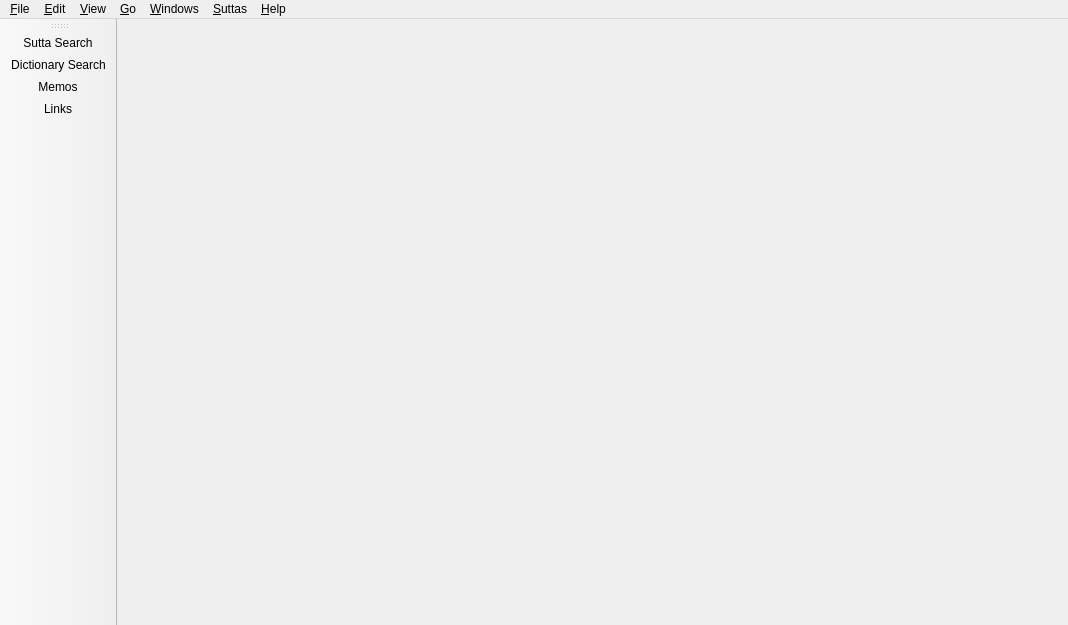
<?xml version="1.0" encoding="UTF-8"?>
<ui version="4.0">
 <class>SuttaStudyWindow</class>
 <widget class="QMainWindow" name="SuttaStudyWindow">
  <property name="geometry">
   <rect>
    <x>0</x>
    <y>0</y>
    <width>1068</width>
    <height>625</height>
   </rect>
  </property>
  <property name="baseSize">
   <size>
    <width>800</width>
    <height>600</height>
   </size>
  </property>
  <property name="windowTitle">
   <string>Sutta Study - Simsapa</string>
  </property>
  <widget class="QWidget" name="central_widget">
   <layout class="QHBoxLayout" name="horizontalLayout_2">
    <item>
     <layout class="QVBoxLayout" name="main_layout"/>
    </item>
   </layout>
  </widget>
  <widget class="QMenuBar" name="menubar">
   <property name="geometry">
    <rect>
     <x>0</x>
     <y>0</y>
     <width>1068</width>
     <height>25</height>
    </rect>
   </property>
   <widget class="QMenu" name="menu_File">
    <property name="title">
     <string>&amp;File</string>
    </property>
    <addaction name="action_Open"/>
    <addaction name="action_Close_Window"/>
    <addaction name="action_Re_index_database"/>
    <addaction name="action_Re_download_database"/>
    <addaction name="separator"/>
    <addaction name="action_Quit"/>
   </widget>
   <widget class="QMenu" name="menu_Edit">
    <property name="title">
     <string>&amp;Edit</string>
    </property>
    <addaction name="action_Copy"/>
    <addaction name="action_Paste"/>
    <addaction name="action_Find_in_Page"/>
    <addaction name="action_Focus_Search_Input"/>
    <addaction name="action_Lookup_Selection_in_Dictionary"/>
    <addaction name="action_Lookup_Clipboard_in_Suttas"/>
    <addaction name="action_Lookup_Clipboard_in_Dictionary"/>
   </widget>
   <widget class="QMenu" name="menu_Windows">
    <property name="title">
     <string>&amp;Windows</string>
    </property>
    <addaction name="action_Sutta_Search"/>
    <addaction name="action_Sutta_Study"/>
    <addaction name="action_Dictionary_Search"/>
    <addaction name="action_Show_Word_Scan_Popup"/>
    <addaction name="action_Bookmarks"/>
    <addaction name="action_Pali_Courses"/>
    <addaction name="action_Dictionaries_Manager"/>
    <addaction name="action_Document_Reader"/>
    <addaction name="action_Library"/>
    <addaction name="action_Ebook_Reader"/>
    <addaction name="action_Memos"/>
    <addaction name="action_Links"/>
    <addaction name="action_First_Window_on_Startup"/>
    <addaction name="action_Show_Toolbar"/>
    <addaction name="action_Link_Preview"/>
   </widget>
   <widget class="QMenu" name="menu_Help">
    <property name="title">
     <string>&amp;Help</string>
    </property>
    <addaction name="action_Search_Query_Terms"/>
    <addaction name="action_Notify_About_Updates"/>
    <addaction name="action_Website"/>
    <addaction name="action_About"/>
   </widget>
   <widget class="QMenu" name="menu_Suttas">
    <property name="title">
     <string>&amp;Suttas</string>
    </property>
    <addaction name="action_Select_Sutta_Authors"/>
    <addaction name="action_Show_Related_Suttas"/>
    <addaction name="action_Show_Translation_and_Pali_Line_by_Line"/>
    <addaction name="action_Show_All_Variant_Readings"/>
    <addaction name="action_Show_Bookmarks"/>
   </widget>
   <widget class="QMenu" name="menu_Go">
    <property name="title">
     <string>&amp;Go</string>
    </property>
    <addaction name="action_Search_As_You_Type"/>
    <addaction name="action_Search_Completion"/>
    <addaction name="action_Previous_Result"/>
    <addaction name="action_Next_Result"/>
    <addaction name="action_Previous_Tab"/>
    <addaction name="action_Next_Tab"/>
   </widget>
   <widget class="QMenu" name="menu_View">
    <property name="title">
     <string>&amp;View</string>
    </property>
    <addaction name="action_Reload_Page"/>
    <addaction name="action_Increase_Text_Size"/>
    <addaction name="action_Decrease_Text_Size"/>
    <addaction name="action_Increase_Text_Margins"/>
    <addaction name="action_Decrease_Text_Margins"/>
   </widget>
   <addaction name="menu_File"/>
   <addaction name="menu_Edit"/>
   <addaction name="menu_View"/>
   <addaction name="menu_Go"/>
   <addaction name="menu_Windows"/>
   <addaction name="menu_Suttas"/>
   <addaction name="menu_Help"/>
  </widget>
  <widget class="QToolBar" name="toolBar">
   <property name="windowTitle">
    <string>toolBar</string>
   </property>
   <attribute name="toolBarArea">
    <enum>LeftToolBarArea</enum>
   </attribute>
   <attribute name="toolBarBreak">
    <bool>false</bool>
   </attribute>
   <addaction name="action_Sutta_Search"/>
   <addaction name="action_Dictionary_Search"/>
   <addaction name="action_Memos"/>
   <addaction name="action_Links"/>
  </widget>
  <action name="action_Copy">
   <property name="text">
    <string>&amp;Copy</string>
   </property>
   <property name="shortcut">
    <string>Ctrl+C</string>
   </property>
  </action>
  <action name="action_Paste">
   <property name="text">
    <string>&amp;Paste</string>
   </property>
   <property name="shortcut">
    <string>Ctrl+V</string>
   </property>
  </action>
  <action name="action_Quit">
   <property name="icon">
    <iconset resource="../icons.qrc">
     <normaloff>:/close</normaloff>:/close</iconset>
   </property>
   <property name="text">
    <string>&amp;Quit</string>
   </property>
   <property name="shortcut">
    <string>Ctrl+Q</string>
   </property>
  </action>
  <action name="action_Sutta_Search">
   <property name="icon">
    <iconset resource="../icons.qrc">
     <normaloff>:/book</normaloff>:/book</iconset>
   </property>
   <property name="text">
    <string>&amp;Sutta Search</string>
   </property>
   <property name="shortcut">
    <string>F5</string>
   </property>
  </action>
  <action name="action_Dictionary_Search">
   <property name="icon">
    <iconset resource="../icons.qrc">
     <normaloff>:/dictionary</normaloff>:/dictionary</iconset>
   </property>
   <property name="text">
    <string>&amp;Dictionary Search</string>
   </property>
   <property name="shortcut">
    <string>F6</string>
   </property>
  </action>
  <action name="action_About">
   <property name="text">
    <string>&amp;About</string>
   </property>
  </action>
  <action name="action_Website">
   <property name="text">
    <string>&amp;Website</string>
   </property>
  </action>
  <action name="action_Close_Window">
   <property name="text">
    <string>&amp;Close Window</string>
   </property>
  </action>
  <action name="action_Open">
   <property name="text">
    <string>&amp;Open...</string>
   </property>
   <property name="shortcut">
    <string>Ctrl+O</string>
   </property>
  </action>
  <action name="action_Document_Reader">
   <property name="text">
    <string>D&amp;ocument Reader</string>
   </property>
   <property name="toolTip">
    <string>Document Reader</string>
   </property>
   <property name="shortcut">
    <string>F7</string>
   </property>
  </action>
  <action name="action_Library">
   <property name="text">
    <string>&amp;Library</string>
   </property>
   <property name="shortcut">
    <string>F8</string>
   </property>
  </action>
  <action name="action_Memos">
   <property name="icon">
    <iconset resource="../icons.qrc">
     <normaloff>:/pen-fancy</normaloff>:/pen-fancy</iconset>
   </property>
   <property name="text">
    <string>&amp;Memos</string>
   </property>
   <property name="toolTip">
    <string>Memos</string>
   </property>
   <property name="shortcut">
    <string>F9</string>
   </property>
  </action>
  <action name="action_Dictionaries_Manager">
   <property name="text">
    <string>Dictionaries &amp;Manager</string>
   </property>
   <property name="shortcut">
    <string>F10</string>
   </property>
  </action>
  <action name="action_Links">
   <property name="icon">
    <iconset resource="../icons.qrc">
     <normaloff>:/diagram</normaloff>:/diagram</iconset>
   </property>
   <property name="text">
    <string>&amp;Links</string>
   </property>
   <property name="shortcut">
    <string>F11</string>
   </property>
  </action>
  <action name="action_Search_Query_Terms">
   <property name="text">
    <string>Search Query Terms</string>
   </property>
  </action>
  <action name="action_Lookup_Clipboard_in_Suttas">
   <property name="text">
    <string>&amp;Lookup Clipboard in Suttas</string>
   </property>
   <property name="shortcut">
    <string>Ctrl+Shift+S</string>
   </property>
   <property name="shortcutContext">
    <enum>Qt::ApplicationShortcut</enum>
   </property>
  </action>
  <action name="action_Select_Sutta_Authors">
   <property name="text">
    <string>&amp;Select Sutta Authors...</string>
   </property>
  </action>
  <action name="action_Re_index_database">
   <property name="text">
    <string>Re-index database...</string>
   </property>
  </action>
  <action name="action_Re_download_database">
   <property name="text">
    <string>Re-download database...</string>
   </property>
  </action>
  <action name="action_Notify_About_Updates">
   <property name="checkable">
    <bool>true</bool>
   </property>
   <property name="checked">
    <bool>true</bool>
   </property>
   <property name="text">
    <string>Notify About Updates</string>
   </property>
  </action>
  <action name="action_Lookup_Clipboard_in_Dictionary">
   <property name="text">
    <string>&amp;Lookup Clipboard in Dictionary</string>
   </property>
   <property name="shortcut">
    <string>Ctrl+Shift+G</string>
   </property>
   <property name="shortcutContext">
    <enum>Qt::ApplicationShortcut</enum>
   </property>
  </action>
  <action name="action_Show_Toolbar">
   <property name="checkable">
    <bool>true</bool>
   </property>
   <property name="text">
    <string>Show Toolbar</string>
   </property>
  </action>
  <action name="action_First_Window_on_Startup">
   <property name="text">
    <string>First Window on Startup...</string>
   </property>
  </action>
  <action name="action_Focus_Search_Input">
   <property name="text">
    <string>Focus Search Input</string>
   </property>
   <property name="shortcut">
    <string>Ctrl+L</string>
   </property>
  </action>
  <action name="action_Find_in_Page">
   <property name="text">
    <string>Find in Page...</string>
   </property>
   <property name="shortcut">
    <string>Ctrl+F</string>
   </property>
  </action>
  <action name="action_Show_Word_Scan_Popup">
   <property name="checkable">
    <bool>true</bool>
   </property>
   <property name="text">
    <string>Show Word Scan Popup</string>
   </property>
   <property name="shortcut">
    <string>Ctrl+F6</string>
   </property>
  </action>
  <action name="action_Show_Related_Suttas">
   <property name="checkable">
    <bool>true</bool>
   </property>
   <property name="text">
    <string>Show Related Suttas</string>
   </property>
  </action>
  <action name="action_Next_Result">
   <property name="text">
    <string>Next Result</string>
   </property>
   <property name="shortcut">
    <string>Ctrl+Down</string>
   </property>
  </action>
  <action name="action_Previous_Result">
   <property name="text">
    <string>Previous Result</string>
   </property>
   <property name="shortcut">
    <string>Ctrl+Up</string>
   </property>
  </action>
  <action name="action_Previous_Tab">
   <property name="text">
    <string>Previous Tab</string>
   </property>
   <property name="shortcut">
    <string>Ctrl+PgUp</string>
   </property>
  </action>
  <action name="action_Next_Tab">
   <property name="text">
    <string>Next Tab</string>
   </property>
   <property name="shortcut">
    <string>Ctrl+PgDown</string>
   </property>
  </action>
  <action name="action_Sutta_Study">
   <property name="icon">
    <iconset resource="../icons.qrc">
     <normaloff>:/book</normaloff>:/book</iconset>
   </property>
   <property name="text">
    <string>Sutta Study</string>
   </property>
   <property name="shortcut">
    <string>Ctrl+F5</string>
   </property>
  </action>
  <action name="action_Lookup_Selection_in_Dictionary">
   <property name="text">
    <string>Lookup Selection in Dictionary</string>
   </property>
   <property name="shortcut">
    <string>Ctrl+G</string>
   </property>
  </action>
  <action name="action_Increase_Text_Size">
   <property name="text">
    <string>&amp;Increase Text Size</string>
   </property>
   <property name="shortcut">
    <string>Ctrl++</string>
   </property>
  </action>
  <action name="action_Decrease_Text_Size">
   <property name="text">
    <string>&amp;Decrease Text Size</string>
   </property>
   <property name="shortcut">
    <string>Ctrl+-</string>
   </property>
  </action>
  <action name="action_Increase_Text_Margins">
   <property name="text">
    <string>Increase Text Margins</string>
   </property>
   <property name="shortcut">
    <string>Ctrl+Shift++</string>
   </property>
  </action>
  <action name="action_Decrease_Text_Margins">
   <property name="text">
    <string>Decrease Text Margins</string>
   </property>
   <property name="shortcut">
    <string>Ctrl+Shift+-</string>
   </property>
  </action>
  <action name="action_Bookmarks">
   <property name="icon">
    <iconset resource="../icons.qrc">
     <normaloff>:/bookmark</normaloff>:/bookmark</iconset>
   </property>
   <property name="text">
    <string>&amp;Bookmarks</string>
   </property>
   <property name="shortcut">
    <string>F7</string>
   </property>
  </action>
  <action name="action_Pali_Courses">
   <property name="icon">
    <iconset resource="../icons.qrc">
     <normaloff>:/book</normaloff>:/book</iconset>
   </property>
   <property name="text">
    <string>&amp;Pali Courses</string>
   </property>
   <property name="shortcut">
    <string>F8</string>
   </property>
  </action>
  <action name="action_Search_As_You_Type">
   <property name="checkable">
    <bool>true</bool>
   </property>
   <property name="checked">
    <bool>true</bool>
   </property>
   <property name="text">
    <string>Search As You &amp;Type</string>
   </property>
   <property name="toolTip">
    <string>Run search query when you stop typing</string>
   </property>
   <property name="statusTip">
    <string/>
   </property>
  </action>
  <action name="action_Search_Completion">
   <property name="checkable">
    <bool>true</bool>
   </property>
   <property name="checked">
    <bool>true</bool>
   </property>
   <property name="text">
    <string>Search &amp;Completion</string>
   </property>
  </action>
  <action name="action_Show_All_Variant_Readings">
   <property name="checkable">
    <bool>true</bool>
   </property>
   <property name="checked">
    <bool>false</bool>
   </property>
   <property name="text">
    <string>Show All &amp;Variant Readings</string>
   </property>
  </action>
  <action name="action_Show_Translation_and_Pali_Line_by_Line">
   <property name="checkable">
    <bool>true</bool>
   </property>
   <property name="text">
    <string>Show Translation and Pali &amp;Line by Line</string>
   </property>
  </action>
  <action name="action_Reload_Page">
   <property name="text">
    <string>&amp;Reload Page</string>
   </property>
   <property name="shortcut">
    <string>Ctrl+R</string>
   </property>
  </action>
  <action name="action_Show_Bookmarks">
   <property name="checkable">
    <bool>true</bool>
   </property>
   <property name="checked">
    <bool>true</bool>
   </property>
   <property name="text">
    <string>Show &amp;Bookmarks</string>
   </property>
  </action>
  <action name="action_Link_Preview">
   <property name="checkable">
    <bool>true</bool>
   </property>
   <property name="checked">
    <bool>true</bool>
   </property>
   <property name="text">
    <string>Link Preview</string>
   </property>
  </action>
  <action name="action_Ebook_Reader">
   <property name="text">
    <string>&amp;Ebook Reader</string>
   </property>
  </action>
 </widget>
 <resources>
  <include location="../icons.qrc"/>
 </resources>
 <connections/>
 <slots>
  <slot>_handle_query()</slot>
 </slots>
</ui>
